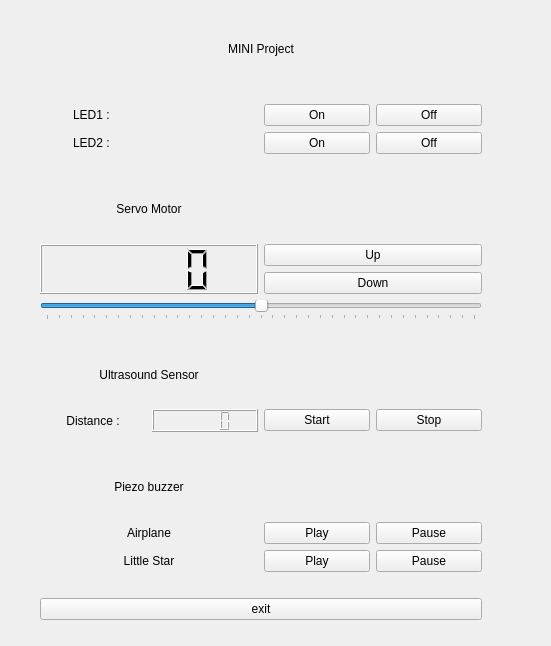
<?xml version="1.0" encoding="UTF-8"?>
<ui version="4.0">
 <class>Form</class>
 <widget class="QWidget" name="Form">
  <property name="geometry">
   <rect>
    <x>0</x>
    <y>0</y>
    <width>551</width>
    <height>646</height>
   </rect>
  </property>
  <property name="windowTitle">
   <string>Form</string>
  </property>
  <widget class="QWidget" name="gridLayoutWidget">
   <property name="geometry">
    <rect>
     <x>40</x>
     <y>20</y>
     <width>442</width>
     <height>600</height>
    </rect>
   </property>
   <layout class="QGridLayout" name="gridLayout">
    <property name="sizeConstraint">
     <enum>QLayout::SetMinimumSize</enum>
    </property>
    <property name="leftMargin">
     <number>0</number>
    </property>
    <item row="7" column="2" colspan="2">
     <widget class="QPushButton" name="pushButton_7">
      <property name="styleSheet">
       <string notr="true">font: 14pt &quot;DejaVu Sans&quot;;</string>
      </property>
      <property name="text">
       <string>Down</string>
      </property>
     </widget>
    </item>
    <item row="3" column="1">
     <widget class="QLabel" name="label_5">
      <property name="styleSheet">
       <string notr="true">font: 14pt &quot;Serif&quot;;</string>
      </property>
      <property name="text">
       <string/>
      </property>
     </widget>
    </item>
    <item row="3" column="2">
     <widget class="QPushButton" name="pushButton_3">
      <property name="styleSheet">
       <string notr="true">font: 14pt &quot;DejaVu Sans&quot;;</string>
      </property>
      <property name="text">
       <string>On</string>
      </property>
     </widget>
    </item>
    <item row="6" column="2" colspan="2">
     <widget class="QPushButton" name="pushButton_6">
      <property name="styleSheet">
       <string notr="true">font: 14pt &quot;DejaVu Sans&quot;;</string>
      </property>
      <property name="text">
       <string>Up</string>
      </property>
     </widget>
    </item>
    <item row="13" column="2" colspan="2">
     <spacer name="horizontalSpacer_7">
      <property name="orientation">
       <enum>Qt::Horizontal</enum>
      </property>
      <property name="sizeHint" stdset="0">
       <size>
        <width>40</width>
        <height>20</height>
       </size>
      </property>
     </spacer>
    </item>
    <item row="11" column="1">
     <widget class="QLCDNumber" name="lcdNumber_2"/>
    </item>
    <item row="11" column="2">
     <widget class="QPushButton" name="pushButton_8">
      <property name="styleSheet">
       <string notr="true">font: 14pt &quot;DejaVu Sans&quot;;</string>
      </property>
      <property name="text">
       <string>Start</string>
      </property>
     </widget>
    </item>
    <item row="8" column="0" colspan="4">
     <widget class="QSlider" name="horizontalSlider">
      <property name="styleSheet">
       <string notr="true"/>
      </property>
      <property name="minimum">
       <number>-90</number>
      </property>
      <property name="maximum">
       <number>90</number>
      </property>
      <property name="pageStep">
       <number>5</number>
      </property>
      <property name="orientation">
       <enum>Qt::Horizontal</enum>
      </property>
      <property name="tickPosition">
       <enum>QSlider::TicksBelow</enum>
      </property>
      <property name="tickInterval">
       <number>5</number>
      </property>
     </widget>
    </item>
    <item row="5" column="2" colspan="2">
     <spacer name="horizontalSpacer_6">
      <property name="orientation">
       <enum>Qt::Horizontal</enum>
      </property>
      <property name="sizeHint" stdset="0">
       <size>
        <width>40</width>
        <height>20</height>
       </size>
      </property>
     </spacer>
    </item>
    <item row="14" column="2">
     <widget class="QPushButton" name="pushButton_10">
      <property name="styleSheet">
       <string notr="true">font: 14pt &quot;DejaVu Sans&quot;;</string>
      </property>
      <property name="text">
       <string>Play</string>
      </property>
     </widget>
    </item>
    <item row="2" column="0">
     <widget class="QLabel" name="label_2">
      <property name="styleSheet">
       <string notr="true">font: 75 16pt &quot;Quicksand&quot;;</string>
      </property>
      <property name="text">
       <string>LED1 : </string>
      </property>
      <property name="alignment">
       <set>Qt::AlignCenter</set>
      </property>
     </widget>
    </item>
    <item row="14" column="0" colspan="2">
     <widget class="QLabel" name="label_10">
      <property name="styleSheet">
       <string notr="true">font: 14pt &quot;URW Bookman L&quot;;</string>
      </property>
      <property name="text">
       <string>Airplane</string>
      </property>
      <property name="alignment">
       <set>Qt::AlignCenter</set>
      </property>
     </widget>
    </item>
    <item row="11" column="0">
     <widget class="QLabel" name="label_8">
      <property name="styleSheet">
       <string notr="true">font: 16pt &quot;Quicksand&quot;;</string>
      </property>
      <property name="text">
       <string>Distance :</string>
      </property>
      <property name="alignment">
       <set>Qt::AlignCenter</set>
      </property>
     </widget>
    </item>
    <item row="2" column="3">
     <widget class="QPushButton" name="pushButton_2">
      <property name="styleSheet">
       <string notr="true">font: 14pt &quot;DejaVu Sans&quot;;</string>
      </property>
      <property name="text">
       <string>Off</string>
      </property>
     </widget>
    </item>
    <item row="3" column="0">
     <widget class="QLabel" name="label_4">
      <property name="styleSheet">
       <string notr="true">font: 16pt &quot;Quicksand&quot;;</string>
      </property>
      <property name="text">
       <string>LED2 : </string>
      </property>
      <property name="alignment">
       <set>Qt::AlignCenter</set>
      </property>
     </widget>
    </item>
    <item row="2" column="2">
     <widget class="QPushButton" name="pushButton">
      <property name="styleSheet">
       <string notr="true">font: 14pt &quot;DejaVu Sans&quot;;</string>
      </property>
      <property name="text">
       <string>On</string>
      </property>
     </widget>
    </item>
    <item row="13" column="0" colspan="2">
     <widget class="QLabel" name="label_9">
      <property name="styleSheet">
       <string notr="true">font: 16pt &quot;QuickSand&quot;;</string>
      </property>
      <property name="text">
       <string>Piezo buzzer</string>
      </property>
      <property name="alignment">
       <set>Qt::AlignCenter</set>
      </property>
     </widget>
    </item>
    <item row="2" column="1">
     <widget class="QLabel" name="label_3">
      <property name="styleSheet">
       <string notr="true">font: 14pt &quot;Serif&quot;;</string>
      </property>
      <property name="text">
       <string/>
      </property>
     </widget>
    </item>
    <item row="15" column="2">
     <widget class="QPushButton" name="pushButton_12">
      <property name="styleSheet">
       <string notr="true">font: 14pt &quot;DejaVu Sans&quot;;</string>
      </property>
      <property name="text">
       <string>Play</string>
      </property>
     </widget>
    </item>
    <item row="14" column="3">
     <widget class="QPushButton" name="pushButton_11">
      <property name="styleSheet">
       <string notr="true">font: 14pt &quot;DejaVu Sans&quot;;</string>
      </property>
      <property name="text">
       <string>Pause</string>
      </property>
     </widget>
    </item>
    <item row="3" column="3">
     <widget class="QPushButton" name="pushButton_4">
      <property name="styleSheet">
       <string notr="true">font: 14pt &quot;DejaVu Sans&quot;;</string>
      </property>
      <property name="text">
       <string>Off</string>
      </property>
     </widget>
    </item>
    <item row="15" column="0" colspan="2">
     <widget class="QLabel" name="label_11">
      <property name="styleSheet">
       <string notr="true">font: 14pt &quot;URW Bookman L&quot;;</string>
      </property>
      <property name="text">
       <string>Little Star</string>
      </property>
      <property name="alignment">
       <set>Qt::AlignCenter</set>
      </property>
     </widget>
    </item>
    <item row="17" column="0" colspan="4">
     <widget class="QPushButton" name="pushButton_5">
      <property name="styleSheet">
       <string notr="true">font: 14pt &quot;DejaVu Sans&quot;;</string>
      </property>
      <property name="text">
       <string>exit</string>
      </property>
     </widget>
    </item>
    <item row="15" column="3">
     <widget class="QPushButton" name="pushButton_13">
      <property name="styleSheet">
       <string notr="true">font: 14pt &quot;DejaVu Sans&quot;;</string>
      </property>
      <property name="text">
       <string>Pause</string>
      </property>
     </widget>
    </item>
    <item row="11" column="3">
     <widget class="QPushButton" name="pushButton_9">
      <property name="styleSheet">
       <string notr="true">font: 14pt &quot;DejaVu Sans&quot;;</string>
      </property>
      <property name="text">
       <string>Stop</string>
      </property>
     </widget>
    </item>
    <item row="6" column="0" rowspan="2" colspan="2">
     <widget class="QLCDNumber" name="lcdNumber">
      <property name="styleSheet">
       <string notr="true"/>
      </property>
     </widget>
    </item>
    <item row="5" column="0" colspan="2">
     <widget class="QLabel" name="label_6">
      <property name="styleSheet">
       <string notr="true">font: 16pt &quot;Quicksand&quot;;</string>
      </property>
      <property name="text">
       <string>Servo Motor</string>
      </property>
      <property name="alignment">
       <set>Qt::AlignCenter</set>
      </property>
     </widget>
    </item>
    <item row="10" column="2" colspan="2">
     <spacer name="horizontalSpacer_5">
      <property name="orientation">
       <enum>Qt::Horizontal</enum>
      </property>
      <property name="sizeHint" stdset="0">
       <size>
        <width>40</width>
        <height>20</height>
       </size>
      </property>
     </spacer>
    </item>
    <item row="16" column="0" colspan="4">
     <spacer name="horizontalSpacer">
      <property name="orientation">
       <enum>Qt::Horizontal</enum>
      </property>
      <property name="sizeHint" stdset="0">
       <size>
        <width>40</width>
        <height>20</height>
       </size>
      </property>
     </spacer>
    </item>
    <item row="9" column="0" colspan="4">
     <spacer name="horizontalSpacer_3">
      <property name="orientation">
       <enum>Qt::Horizontal</enum>
      </property>
      <property name="sizeHint" stdset="0">
       <size>
        <width>40</width>
        <height>20</height>
       </size>
      </property>
     </spacer>
    </item>
    <item row="10" column="0" colspan="2">
     <widget class="QLabel" name="label_7">
      <property name="styleSheet">
       <string notr="true">font: 16pt &quot;QuickSand&quot;;</string>
      </property>
      <property name="text">
       <string>Ultrasound Sensor</string>
      </property>
      <property name="alignment">
       <set>Qt::AlignCenter</set>
      </property>
     </widget>
    </item>
    <item row="12" column="0" colspan="4">
     <spacer name="horizontalSpacer_2">
      <property name="orientation">
       <enum>Qt::Horizontal</enum>
      </property>
      <property name="sizeHint" stdset="0">
       <size>
        <width>40</width>
        <height>20</height>
       </size>
      </property>
     </spacer>
    </item>
    <item row="4" column="0" colspan="4">
     <spacer name="horizontalSpacer_4">
      <property name="orientation">
       <enum>Qt::Horizontal</enum>
      </property>
      <property name="sizeHint" stdset="0">
       <size>
        <width>40</width>
        <height>20</height>
       </size>
      </property>
     </spacer>
    </item>
    <item row="1" column="0" colspan="4">
     <spacer name="horizontalSpacer_8">
      <property name="orientation">
       <enum>Qt::Horizontal</enum>
      </property>
      <property name="sizeHint" stdset="0">
       <size>
        <width>40</width>
        <height>20</height>
       </size>
      </property>
     </spacer>
    </item>
    <item row="0" column="0" colspan="4">
     <widget class="QLabel" name="label">
      <property name="styleSheet">
       <string notr="true">font: 75 20pt &quot;DejaVu Sans&quot;;</string>
      </property>
      <property name="text">
       <string>MINI Project</string>
      </property>
      <property name="alignment">
       <set>Qt::AlignCenter</set>
      </property>
     </widget>
    </item>
   </layout>
  </widget>
 </widget>
 <resources/>
 <connections>
  <connection>
   <sender>pushButton_5</sender>
   <signal>clicked()</signal>
   <receiver>Form</receiver>
   <slot>slot_exit()</slot>
   <hints>
    <hint type="sourcelabel">
     <x>31</x>
     <y>615</y>
    </hint>
    <hint type="destinationlabel">
     <x>193</x>
     <y>237</y>
    </hint>
   </hints>
  </connection>
  <connection>
   <sender>pushButton</sender>
   <signal>clicked()</signal>
   <receiver>Form</receiver>
   <slot>slot_led1_on()</slot>
   <hints>
    <hint type="sourcelabel">
     <x>363</x>
     <y>126</y>
    </hint>
    <hint type="destinationlabel">
     <x>103</x>
     <y>55</y>
    </hint>
   </hints>
  </connection>
  <connection>
   <sender>pushButton_2</sender>
   <signal>clicked()</signal>
   <receiver>Form</receiver>
   <slot>slot_led1_off()</slot>
   <hints>
    <hint type="sourcelabel">
     <x>402</x>
     <y>123</y>
    </hint>
    <hint type="destinationlabel">
     <x>316</x>
     <y>75</y>
    </hint>
   </hints>
  </connection>
  <connection>
   <sender>pushButton_3</sender>
   <signal>clicked()</signal>
   <receiver>Form</receiver>
   <slot>slot_led2_on()</slot>
   <hints>
    <hint type="sourcelabel">
     <x>284</x>
     <y>160</y>
    </hint>
    <hint type="destinationlabel">
     <x>126</x>
     <y>134</y>
    </hint>
   </hints>
  </connection>
  <connection>
   <sender>pushButton_4</sender>
   <signal>clicked()</signal>
   <receiver>Form</receiver>
   <slot>slot_led2_off()</slot>
   <hints>
    <hint type="sourcelabel">
     <x>485</x>
     <y>163</y>
    </hint>
    <hint type="destinationlabel">
     <x>213</x>
     <y>133</y>
    </hint>
   </hints>
  </connection>
  <connection>
   <sender>horizontalSlider</sender>
   <signal>valueChanged(int)</signal>
   <receiver>lcdNumber</receiver>
   <slot>display(int)</slot>
   <hints>
    <hint type="sourcelabel">
     <x>170</x>
     <y>312</y>
    </hint>
    <hint type="destinationlabel">
     <x>160</x>
     <y>288</y>
    </hint>
   </hints>
  </connection>
  <connection>
   <sender>pushButton_6</sender>
   <signal>clicked()</signal>
   <receiver>Form</receiver>
   <slot>slot_motor_up()</slot>
   <hints>
    <hint type="sourcelabel">
     <x>440</x>
     <y>244</y>
    </hint>
    <hint type="destinationlabel">
     <x>421</x>
     <y>155</y>
    </hint>
   </hints>
  </connection>
  <connection>
   <sender>pushButton_7</sender>
   <signal>clicked()</signal>
   <receiver>Form</receiver>
   <slot>slot_motor_down()</slot>
   <hints>
    <hint type="sourcelabel">
     <x>417</x>
     <y>273</y>
    </hint>
    <hint type="destinationlabel">
     <x>419</x>
     <y>194</y>
    </hint>
   </hints>
  </connection>
  <connection>
   <sender>horizontalSlider</sender>
   <signal>valueChanged(int)</signal>
   <receiver>Form</receiver>
   <slot>slot_slider()</slot>
   <hints>
    <hint type="sourcelabel">
     <x>376</x>
     <y>323</y>
    </hint>
    <hint type="destinationlabel">
     <x>418</x>
     <y>240</y>
    </hint>
   </hints>
  </connection>
  <connection>
   <sender>pushButton_8</sender>
   <signal>clicked()</signal>
   <receiver>Form</receiver>
   <slot>slot_ultra_start()</slot>
   <hints>
    <hint type="sourcelabel">
     <x>293</x>
     <y>417</y>
    </hint>
    <hint type="destinationlabel">
     <x>15</x>
     <y>430</y>
    </hint>
   </hints>
  </connection>
  <connection>
   <sender>pushButton_9</sender>
   <signal>clicked()</signal>
   <receiver>Form</receiver>
   <slot>slot_ultra_stop()</slot>
   <hints>
    <hint type="sourcelabel">
     <x>430</x>
     <y>425</y>
    </hint>
    <hint type="destinationlabel">
     <x>18</x>
     <y>380</y>
    </hint>
   </hints>
  </connection>
  <connection>
   <sender>pushButton_12</sender>
   <signal>clicked()</signal>
   <receiver>Form</receiver>
   <slot>slot_star_play()</slot>
   <hints>
    <hint type="sourcelabel">
     <x>294</x>
     <y>559</y>
    </hint>
    <hint type="destinationlabel">
     <x>9</x>
     <y>561</y>
    </hint>
   </hints>
  </connection>
  <connection>
   <sender>pushButton_13</sender>
   <signal>clicked()</signal>
   <receiver>Form</receiver>
   <slot>slot_star_pause()</slot>
   <hints>
    <hint type="sourcelabel">
     <x>403</x>
     <y>553</y>
    </hint>
    <hint type="destinationlabel">
     <x>6</x>
     <y>594</y>
    </hint>
   </hints>
  </connection>
  <connection>
   <sender>pushButton_10</sender>
   <signal>clicked()</signal>
   <receiver>Form</receiver>
   <slot>slot_plane_play()</slot>
   <hints>
    <hint type="sourcelabel">
     <x>293</x>
     <y>516</y>
    </hint>
    <hint type="destinationlabel">
     <x>21</x>
     <y>526</y>
    </hint>
   </hints>
  </connection>
  <connection>
   <sender>pushButton_11</sender>
   <signal>clicked()</signal>
   <receiver>Form</receiver>
   <slot>slot_plane_pause()</slot>
   <hints>
    <hint type="sourcelabel">
     <x>442</x>
     <y>517</y>
    </hint>
    <hint type="destinationlabel">
     <x>13</x>
     <y>484</y>
    </hint>
   </hints>
  </connection>
 </connections>
 <slots>
  <slot>slot_exit()</slot>
  <slot>slot_led1_on()</slot>
  <slot>slot_led1_off()</slot>
  <slot>slot_led2_on()</slot>
  <slot>slot_led2_off()</slot>
  <slot>slot_motor_up()</slot>
  <slot>slot_motor_down()</slot>
  <slot>slot_slider()</slot>
  <slot>slot_ultra_start()</slot>
  <slot>slot_ultra_stop()</slot>
  <slot>slot_plane_play()</slot>
  <slot>slot_plane_pause()</slot>
  <slot>slot_star_play()</slot>
  <slot>slot_star_pause()</slot>
 </slots>
</ui>
